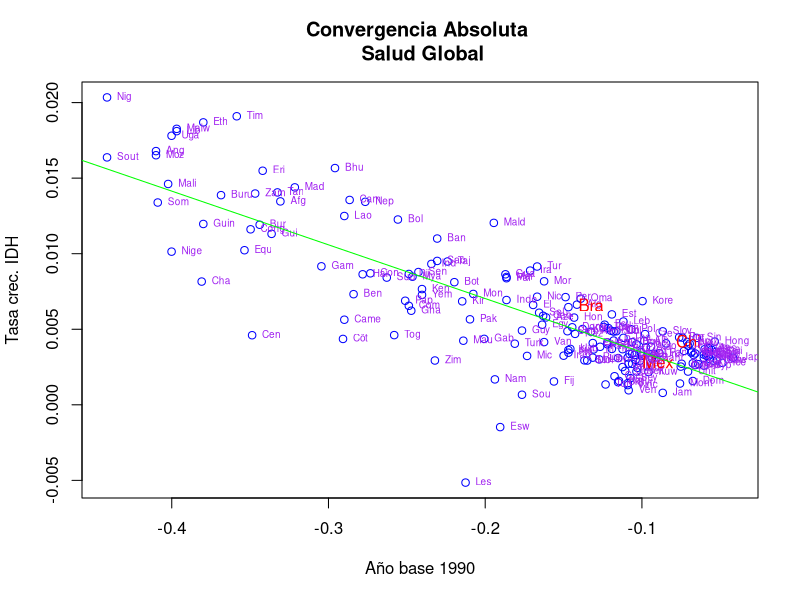

Write R code to recreate this figure.
library(readxl)
Salud_CA <- read_excel("IDH.xlsx", sheet = "Salud")
View(Salud_CA)

#Extraer variables de IDH por año

Aux_Salud_CA <- Salud_CA[5:33]

View(Aux_Salud_CA)

#Rowmeans Calcula la media de cada fila del objeto indicado

Mean_anual_SALUD_CA <- rowMeans(Aux_Salud_CA)


#Separación de la columna log_IDH-1990 COMO PIB BASE

sALUD_CA__base <- Salud_CA[4]

#Graficar el IDH BASE, contra el promedio anual

plot(x=sALUD_CA__base$LOG_IDH_1990,y=Mean_anual_SALUD_CA ,pch=1,main = "Convergencia Absoluta \n Salud Global",xlab = "Año base 1990", ylab = "Tasa crec. IDH", col="blue")
#Seleccionar los países a estudiar con: col=ifelse(CA$`Country Code` %in% c("Bra","Mex","Chi"), 'red', 'purple')
text(sALUD_CA__base$LOG_IDH_1990,Mean_anual_SALUD_CA ,Salud_CA$CODIGO, col=ifelse(Salud_CA$CODIGO %in% c("Bra","Mex","Chi"), 'red', 'purple'),cex =ifelse(Salud_CA$CODIGO %in% c("Bra","Mex","Chi"), 1, 0.6) ,pos = 4)
abline(lm(Mean_anual_SALUD_CA ~sALUD_CA__base$LOG_IDH_1990), col = "green")

